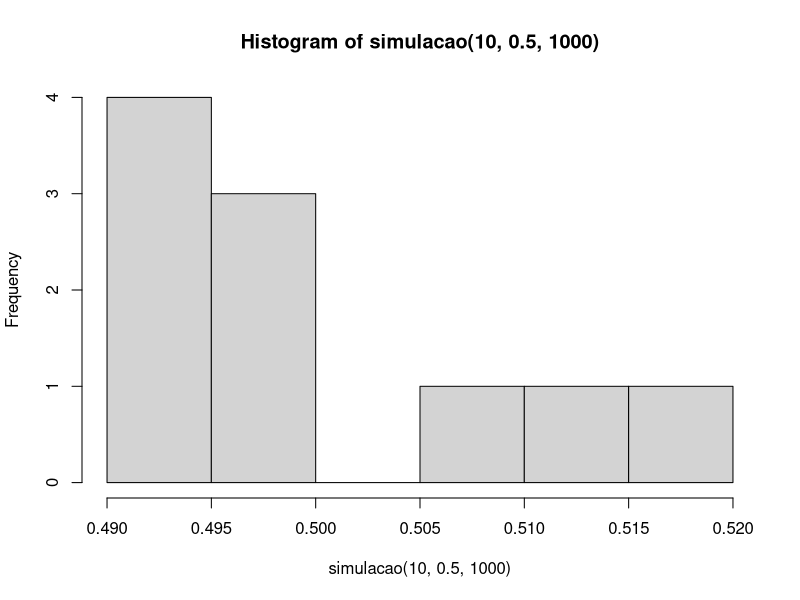
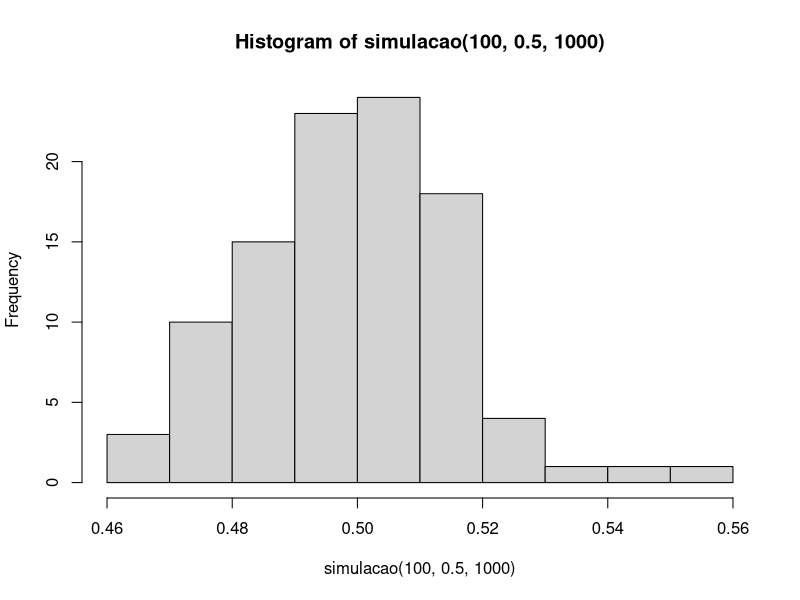
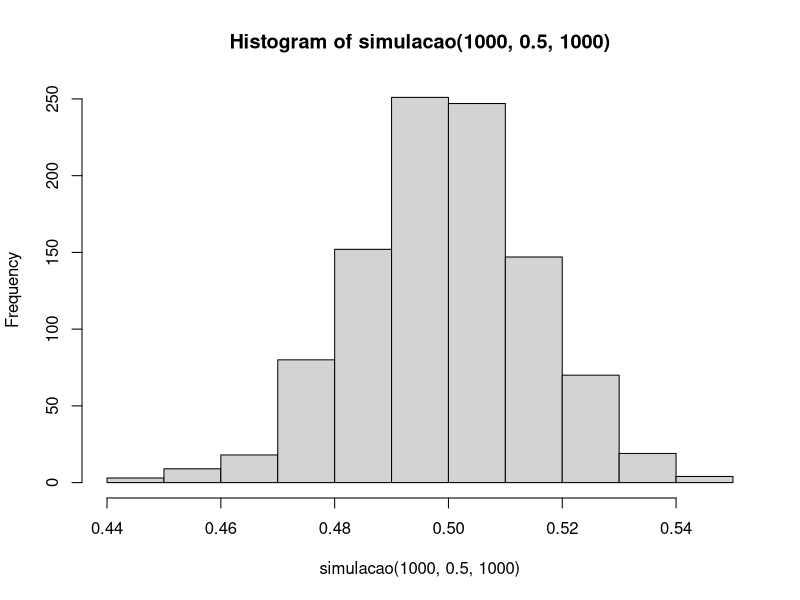

Generate these figures, in order, with R:
## ---- chunk 1
moeda <- function(p){
  x <- runif(1)
  ifelse(x>p,1,0)
}
## ---- chunk 2
library(magrittr)

moedas <- function(p,n){
  x <- runif(n)
  ifelse(x>p,1,0)
}

proporcao <- function(resultado){
  sum(resultado)/length(resultado)
}

simulacao <- function(k,p,n) {
  replicate(k,moedas(p,n) %>% proporcao) 
}

hist(simulacao(10,0.5,1000))

hist(simulacao(100,0.5,1000))

hist(simulacao(1000,0.5,1000))

## ---- chunk 3

